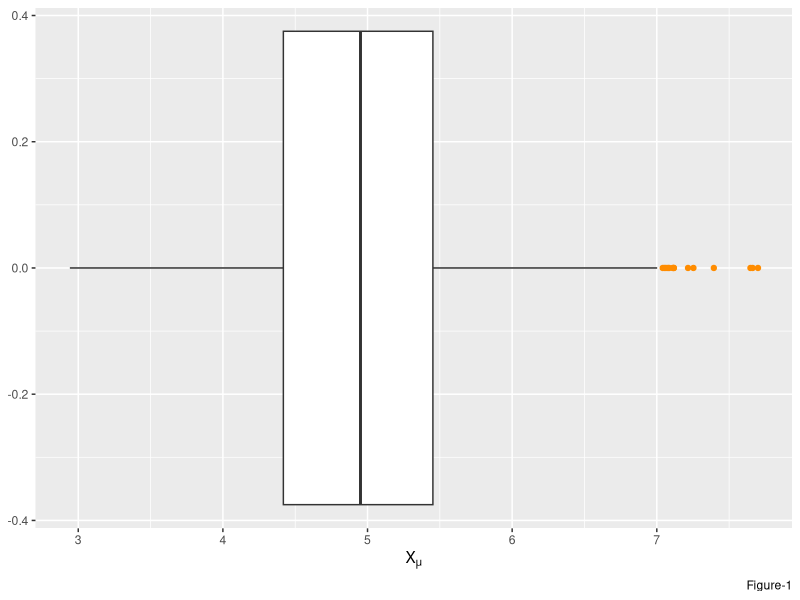
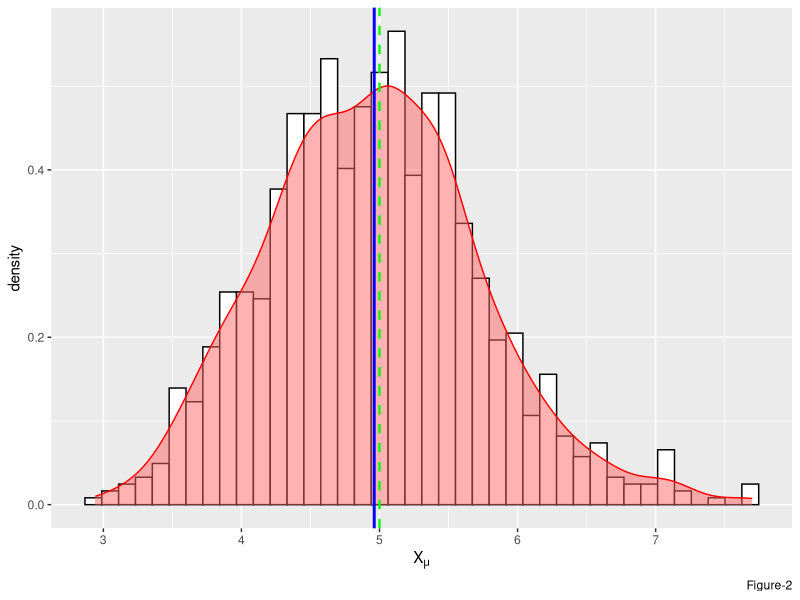
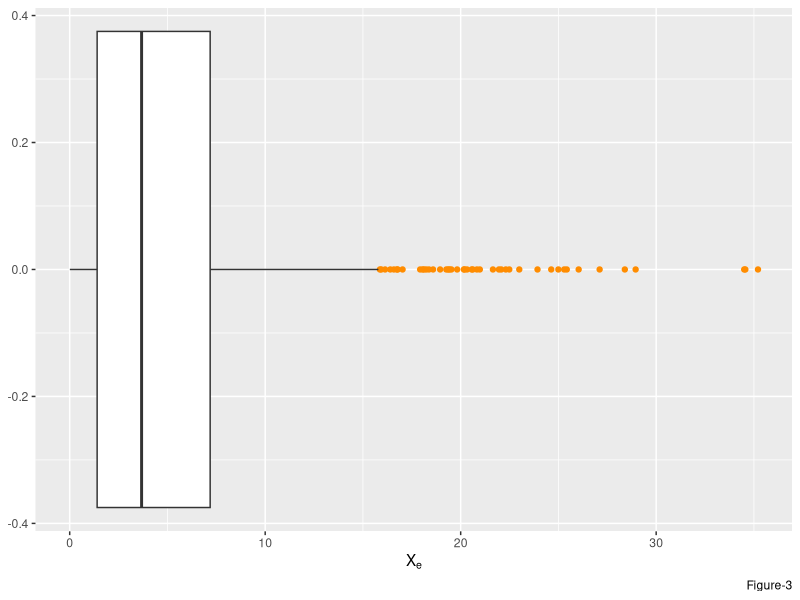
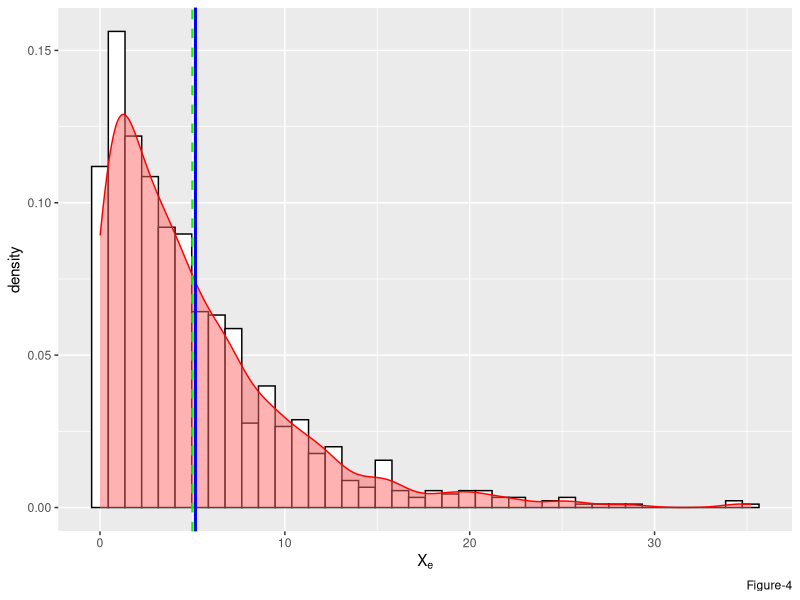

Generate these figures, in order, with R: (Note: this script raises an error after producing the figures.)
## ---- chunk 1
knitr::opts_chunk$set(echo = FALSE)
# Sys.setenv(TZ = "UTC")      # set global TZ to UTC for POSIXt class

# .Rfliburl <- "https://raw.githubusercontent.com/robertwcw/Rflib/master"
# source(file.path(.Rfliburl,"getRflib.R"),local = TRUE)
# source(getRflib("is.defined.R"),local = TRUE)
# source(getRflib("myplclust.R"),local = TRUE)
# source(getRflib("strCap.R"),local = TRUE)
## ---- chunk 2
if (!requireNamespace("ggplot2",quietly = TRUE)) install.packages("ggplot2")
library(ggplot2)

if (!requireNamespace("datasets",quietly = TRUE)) install.packages("datasets")
library(datasets)

if (!requireNamespace("modelr",quietly = TRUE)) install.packages("modelr")
library(modelr)

par.def <- par(no.readonly = TRUE) 
## ---- chunk 3
# statistical simulation

n <- 40                 #number of exponential per sample 
B <- 1000               #number of simulation 
lambda <- 1/5           #rate value for random exponential function
mu <- 1/lambda          #theoretical mean of population
sigma <- 1/lambda       #theoretical std-deviation of population
alpha <- 1/20           #alpha level for confidence interval test

# generate 1000 simulated distribution of 40 random exponential per sample
z <- matrix(nrow = B, ncol = n) 
for (i in 1:B) {z[i,] <- rexp(n, lambda)}; rm(i)

e <- NULL
e <- cbind(rexp(n*25, lambda), # 1000 sample random exponential distribution data
           apply(z, 1, mean))  # 1000 simulated means of each sample of 40 random exponential distributed data
e <- as.data.frame(e)
colnames(e) <- c("X_e", "X_mu")
## ---- chunk 4
summary(e$X_mu)
## ---- chunk 5
# boxplot for bootstrapped mean of random exponential sample data 'X_mu'
b <- ggplot()
b <- b + geom_boxplot(data = e, mapping = aes(x = X_mu), 
                      outlier.colour = "darkorange",
                      size = 0.5,
                      varwidth = FALSE)
b <- b + labs(x = expression("X"[mu]), caption = "Figure-1")
print(b)  
## ---- chunk 6
# histogram for bootstrapped of 1000 mean of random exponential sample data 'X_mu'
h <- ggplot(data = e, mapping = aes(x = X_mu, y = ..density..)) 
h <- h + geom_histogram(color = "black", fill = "white", bins = n) +
        geom_density(alpha = 0.5, fill = "#FF6666", col = "red") +
        geom_vline(aes(xintercept = mean(x = X_mu)), lty = 1, lwd = 1, col = "blue") +
        geom_vline(aes(xintercept = mu), lty = 2, lwd = 0.8, col = "green") +
        labs(x = expression("X"[mu]), caption = "Figure-2")
print(h)
## ---- chunk 7
# t-test
CI_t <- mean(e$X_mu) + c(-1,1) * qt(1 - alpha/2, NROW(e$X_mu) - 1) * sqrt(var(e$X_mu)/length(e$X_mu))
t_val <- (mean(e$X_mu) - mu)/(sd(e$X_mu)/sqrt(NROW(e$X_mu)))
p_val <- pt(q = abs(t_val), df = B - 1, lower.tail = FALSE) * 2  #one-sided p-value
## ---- chunk 8
summary(e$X_e)
## ---- chunk 9
# boxplot for exponential distributed random sample data 'X_e'
b <- ggplot()
b <- b + geom_boxplot(data = e, mapping = aes(x = X_e), 
                      outlier.colour = "darkorange",
                      size = 0.5,
                      varwidth = FALSE)
b <- b + labs(x = expression("X"[e]), caption = "Figure-3")
print(b)
## ---- chunk 10
# histogram for 1000 random exponential sample data 'X_e'
h <- ggplot(data = e, mapping = aes(x = X_e, y = ..density..)) 
h <- h + 
    geom_histogram(color = "black", fill = "white", bins = n) +
    geom_density(alpha = 0.5, fill = "#FF6666", col = "red") +
    geom_vline(aes(xintercept = mean(x = X_e)), lty = 1, lwd = 1, col = "blue") +
    geom_vline(aes(xintercept = mu), lty = 2, lwd = 0.8, col = "green") +
    labs(x = expression("X"[e]), caption = "Figure-4")
print(h)

## ---- chunk 11
data("ToothGrowth")
delayedAssign("tg", ToothGrowth)
rm(ToothGrowth)

tg.oj <- subset(tg, as.numeric(supp) == 1)
tg.vc <- subset(tg, as.numeric(supp) == 2)

B.tg <- bootstrap(tg, B)
i <- as.numeric(B.tg$.id)



for (i in as.numeric(B.tg$.id)) print(tg[B.tg$strap[[i]][[2]],]$len)
tg[B.tg$strap[[6]][[2]],]$len

mapplay(mean, tg[B.tg$strap[[6]][[2]],])
## ---- chunk 12
str(tg)
summary(tg)
